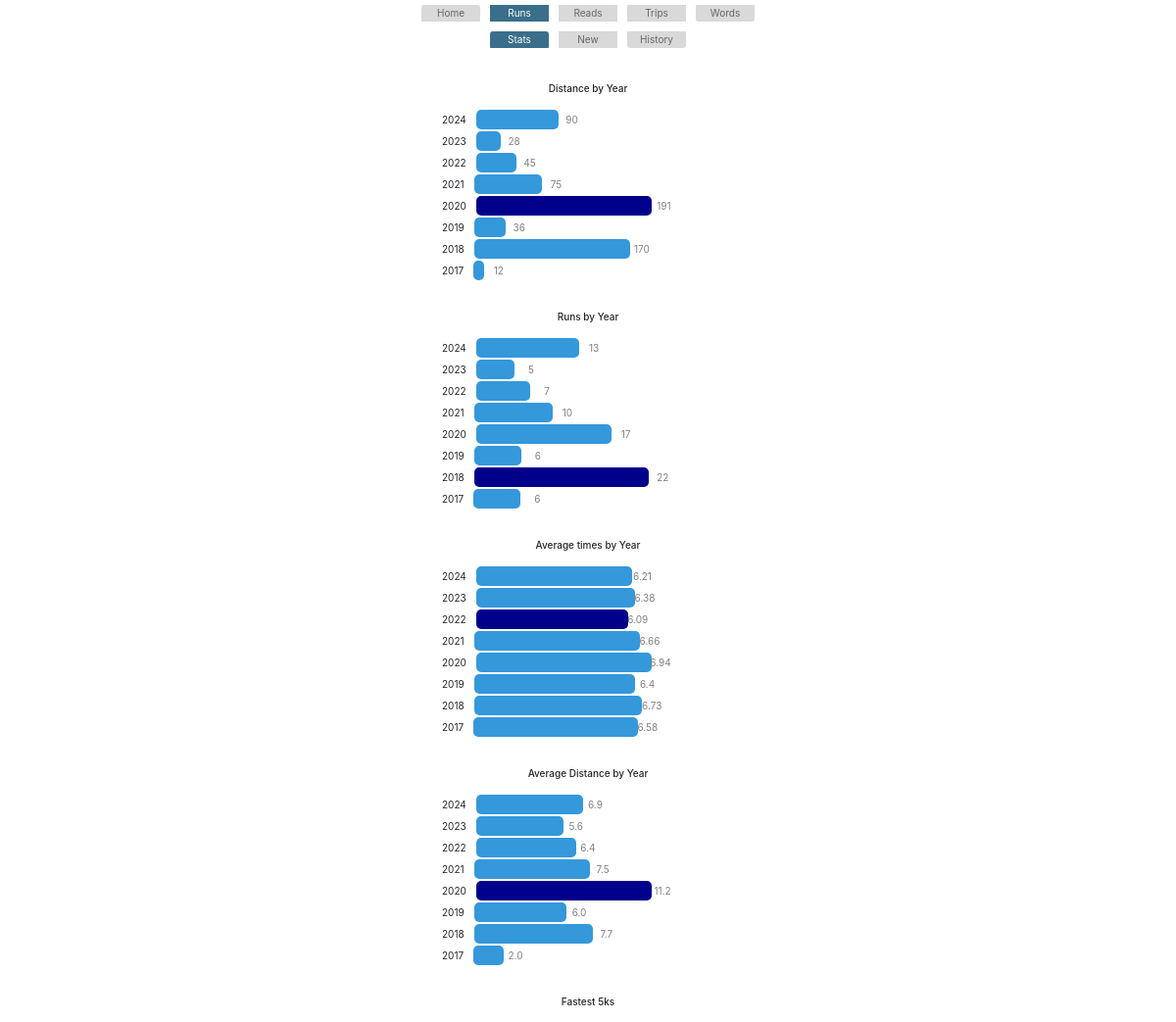
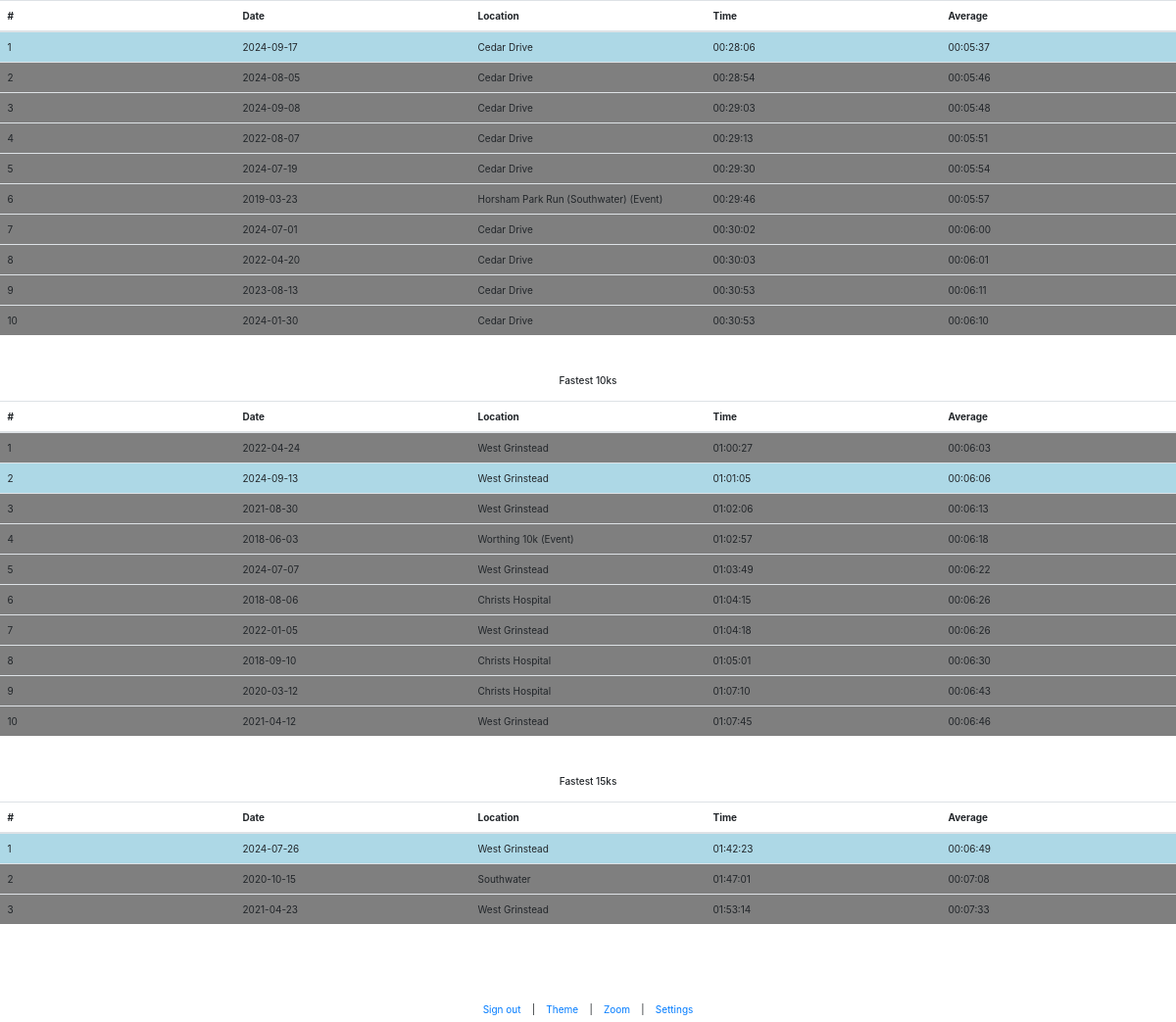
Page /runs/stats (signed in) on the committed database (2 pictures, top to bottom).
### app.py (models this page shows)
class Runs(db.Model):
    id = db.Column(db.Integer, primary_key=True)
    date = db.Column(db.String(20))
    time = db.Column(db.String(20))
    distance = db.Column(db.Integer)
    location = db.Column(db.String(50))
    date_added = db.Column(db.String(20))
    average_time_per_km = db.Column(db.String(50))

### app.py (the view)
@app.route('/runs/stats', methods=['GET', 'POST'])
@login_required
def runs_stats():
    runs = Runs.query.all()
    years_array = [run.date.split('-')[0] for run in runs]
    years_of_runs = f.group_and_rank(years_array,"FALSE", 1000)
    ave_array = [run.average_time_per_km for run in runs]
    ave_times_per_year = f.group_with_agg(years_array, ave_array, 100, "ave", "time", "lowest")
    distance_array = [run.distance for run in runs]
    total_distance_per_year_data = f.group_with_agg(years_array, distance_array, 100, "sum", "whole")
    distance_array_data = [run.distance for run in runs]
    years_array_data = [run.date.split('-')[0] for run in runs]
    average_distance_per_year_data = f.group_with_agg(years_array_data, distance_array_data, 100, "ave", "whole")
    list_5k = [run for run in runs if run.distance == 5]
    sorted_list_5k = sorted(list_5k, key=lambda x: x.time)[:10]
    latest = max(sorted_list_5k, key=lambda x: x.date)
    for run in sorted_list_5k:
        if run.date == latest.date:
            run.is_latest = "bar_Low"
        else:
            run.is_latest = "bar_None"
    list_10k = [run for run in runs if run.distance == 10]
    sorted_list_10k = sorted(list_10k, key=lambda x: x.time)[:10]
    latest = max(sorted_list_10k, key=lambda x: x.date)
    for run in sorted_list_10k:
        if run.date == latest.date:
            run.is_latest = "bar_Low"
        else:
            run.is_latest = "bar_None"
    list_15k = [run for run in runs if run.distance == 15]
    sorted_list_15k = sorted(list_15k, key=lambda x: x.time)[:15]
    latest = max(sorted_list_15k, key=lambda x: x.date)
    for run in sorted_list_15k:
        if run.date == latest.date:
            run.is_latest = "bar_Low"
        else:
            run.is_latest = "bar_None"
    return render_template('runs_stats.html',total_distance_per_year_data=total_distance_per_year_data,years_of_runs=years_of_runs,ave_times_per_year=ave_times_per_year,sorted_list_5k=sorted_list_5k,sorted_list_10k=sorted_list_10k,sorted_list_15k=sorted_list_15k,average_distance_per_year_data=average_distance_per_year_data)

### app.py (called while the page is built)
@login_manager.user_loader
def load_user(user_id):
    return User.query.get(int(user_id))

@app.before_request
def before_request():
    if not current_user.is_authenticated and request.endpoint not in ['login', 'static']:
        return redirect(url_for('login'))

### functions.py (called while the page is built)
def group_and_rank(categories, sort_by_count, top_number, highlight="highest"):
    category_counts = {}
    for category in categories:
        if category in category_counts:
            category_counts[category] += 1
        else:
            category_counts[category] = 1
    if sort_by_count == "TRUE":
        aggregated_array = sorted(list(category_counts.items()), key=lambda item: item[1], reverse=True)[:top_number]
    elif sort_by_count == "FALSE":
        aggregated_array = list(category_counts.items())
        aggregated_array = sorted(aggregated_array, key=lambda item: item[0], reverse=True)[:top_number]
    ranked_array = create_weights(aggregated_array, highlight)
    return ranked_array

def convert_time_to_float(time):
    total_seconds = time.total_seconds()
    total_minutes = total_seconds / 60
    return round(total_minutes, 2)  # rounding to 2 decimal places

def create_weights(data, highlight):
    max_val = max(val[1] for val in data)
    min_val = min(val[1] for val in data)
    weighted_data = []
    category = ""
    scale = 0.6
    for row in data:
        proportion = int((row[1]/max_val)*100)*scale
        if proportion == 100*scale:
            if highlight == "highest":
                category = "bar_High"
            else:
                category = "bar_Med"
        elif row[1] == min_val:
            if highlight == "lowest":
                category = "bar_High"
            else:
                category = "bar_Med"
        else:
             category = "bar_Med"
        weighted_row = [row[0], row[1], proportion, category]  # Include both original and proportion
        weighted_data.append(weighted_row)
    return weighted_data

### templates/runs_stats.html (shortened to what this page needs)
{% extends 'base.html' %}
{% block content %}
{% include 'base_runs.html' %}
<br/><br/>
    <h6 class="center">Distance by Year</h6>
    <br/>
    <div class="chart center">
        {% for year_values in total_distance_per_year_data %}
            <div class="bar-container">
                <div class="small-label">{{year_values[0]}}</div>
                <div class="bar {{year_values[3]}}" style="width: {{year_values[2]}}%">
                    <div class="value">{{year_values[1]}}</div>
                </div>
            </div>
        {% endfor %}
    </div>
    <br/><br/>
    <h6 class="center">Runs by Year</h6>
    <br/>
    <div class="chart center">
        {% for year_runs in years_of_runs %}
            <div class="bar-container">
                <div class="small-label">{{year_runs[0]}}</div>
                <div class="bar {{year_runs[3]}}" style="width: {{year_runs[2]}}%">
                    <div class="value">{{year_runs[1]}}</div>
                </div>
            </div>
        {% endfor %}
    </div>
    <br/><br/>
    <h6 class="center">Average times by Year</h6>
    <br/>
    <div class="chart center">
        {% for year_ave in ave_times_per_year %}
            <div class="bar-container">
                <div class="small-label">{{year_ave[0]}}</div>
                <div class="bar {{year_ave[3]}}" style="width: {{year_ave[2]}}%">
                    <div class="value">{{year_ave[1]}}</div>
                </div>
            </div>
        {% endfor %}
        </div>
    </div>
    <br/><br/>
    <h6 class="center">Average Distance by Year</h6>
    <br/>
    <div class="chart center">
        {% for year_values in average_distance_per_year_data %}
            <div class="bar-container">
                <div class="small-label">{{year_values[0]}}</div>
                <div class="bar {{year_values[3]}}" style="width: {{year_values[2]}}%">
                    <div class="value">{{year_values[1]}}</div>
                </div>
            </div>
        {% endfor %}
    </div>
    <br/><br/>
    <h6 class="center">Fastest 5ks</h6>
    <br/>
        <table class="table override_table">
            <thead>
                <tr>
                    <th>#</th>
                    <th>Date</th>
                    <th>Location</th>
                    <th>Time</th>
                    <th>Average</th>
                </tr>
            </thead>
            <tbody>
                {% for runs in sorted_list_5k %}
                    <tr class="{{runs.is_latest}}">
                        <td>{{ loop.index }}</td>
                        <td>{{ runs.date }}</td>
                        <td>{{ runs.location }}</td>
                        <td>{{ runs.time }}</td>
                        <td>{{ runs.average_time_per_km }}</td>
                    </tr>
                {% endfor %}
            </tbody>
        </table>
        <br/><br/>
        <h6 class="center">Fastest 10ks</h6>
        <br/>
            <table class="table override_table">
                <thead>
                    <tr>
                        <th>#</th>
                        <th>Date</th>
                        <th>Location</th>
                        <th>Time</th>
                        <th>Average</th>
                    </tr>
                </thead>
                <tbody>
                    {% for runs in sorted_list_10k %}
                        <tr class="{{runs.is_latest}}">
                            <td>{{ loop.index }}</td>
                            <td>{{ runs.date }}</td>
                            <td>{{ runs.location }}</td>
                            <td>{{ runs.time }}</td>
                            <td>{{ runs.average_time_per_km }}</td>
                        </tr>
                    {% endfor %}
                </tbody>
            </table>
        <br/><br/>
        <h6 class="center">Fastest 15ks</h6>
        <br/>
            <table class="table override_table">
                <thead>
                    <tr>
                        <th>#</th>
                        <th>Date</th>
                        <th>Location</th>
                        <th>Time</th>
                        <th>Average</th>
                    </tr>
                </thead>
                <tbody>
                    {% for runs in sorted_list_15k %}
                        <tr class="{{runs.is_latest}}">
                            <td>{{ loop.index }}</td>
                            <td>{{ runs.date }}</td>
                            <td>{{ runs.location }}</td>
                            <td>{{ runs.time }}</td>
                            <td>{{ runs.average_time_per_km }}</td>
                        </tr>
                    {% endfor %}
                </tbody>
            </table>
{% endblock %}

### static/my_override_style.css (style rules this page uses)
* { font-size: 6pt; }
body { display: none; }
@media screen and (min-width: 1000px) { * { font-size: 10px; } }
.center { text-align: center; margin: auto; }
.override_table { table-layout: fixed; }
.trips_stats_table th, td { width: 16.7%; }
.chart { width: 300px; }
.bar-container { display: flex; align-items: center; padding: 1px; min-width: 200px; }
.bar { height: 20px; border-radius: 5px; position: relative; }
.bar::before { content: attr(data-label); position: absolute; left: 10px; top: 50%; transform: translateY(-50%); color: #333; }
.value { position: absolute; right: -20px; top: 50%; transform: translateY(-50%); color: gray; }
.small-label { text-align: centre; font-size: 10px; margin-right: 10px; min-width: 20px; }
.bar_High { background-color: darkblue; }
.bar_Med { background-color: #3498db; }
.bar_Low { background-color: lightblue; }
.bar_None { background: rgba(0,0,0,0.5); }
td { vertical-align: middle; }
table { background-color:rgba(0, 0, 0, 0); }
th { background-color:rgba(0, 0, 0, 0); }

### rows in the picture
Runs: date "2024-09-17", location "Cedar Drive", time "00:28:06", average_time_per_km "00:05:37"
Runs: date "2024-08-05", location "Cedar Drive", time "00:28:54", average_time_per_km "00:05:46"
Runs: date "2024-09-08", location "Cedar Drive", time "00:29:03", average_time_per_km "00:05:48"
Runs: date "2022-08-07", location "Cedar Drive", time "00:29:13", average_time_per_km "00:05:51"
Runs: date "2024-07-19", location "Cedar Drive", time "00:29:30", average_time_per_km "00:05:54"
Runs: date "2019-03-23", location "Horsham Park Run (Southwater) (Event)", time "00:29:46", average_time_per_km "00:05:57"
Runs: date "2024-07-01", location "Cedar Drive", time "00:30:02", average_time_per_km "00:06:00"
Runs: date "2022-04-20", location "Cedar Drive", time "00:30:03", average_time_per_km "00:06:01"
Runs: date "2023-08-13", location "Cedar Drive", time "00:30:53", average_time_per_km "00:06:11"
Runs: date "2024-01-30", location "Cedar Drive", time "00:30:53", average_time_per_km "00:06:10"
Runs: date "2022-04-24", location "West Grinstead", time "01:00:27", average_time_per_km "00:06:03"
Runs: date "2024-09-13", location "West Grinstead", time "01:01:05", average_time_per_km "00:06:06"
Runs: date "2021-08-30", location "West Grinstead", time "01:02:06", average_time_per_km "00:06:13"
Runs: date "2018-06-03", location "Worthing 10k (Event)", time "01:02:57", average_time_per_km "00:06:18"
Runs: date "2024-07-07", location "West Grinstead", time "01:03:49", average_time_per_km "00:06:22"
Runs: date "2018-08-06", location "Christs Hospital", time "01:04:15", average_time_per_km "00:06:26"
Runs: date "2022-01-05", location "West Grinstead", time "01:04:18", average_time_per_km "00:06:26"
Runs: date "2018-09-10", location "Christs Hospital", time "01:05:01", average_time_per_km "00:06:30"
Runs: date "2020-03-12", location "Christs Hospital", time "01:07:10", average_time_per_km "00:06:43"
Runs: date "2021-04-12", location "West Grinstead", time "01:07:45", average_time_per_km "00:06:46"
Runs: date "2024-07-26", location "West Grinstead", time "01:42:23", average_time_per_km "00:06:49"
Runs: date "2020-10-15", location "Southwater", time "01:47:01", average_time_per_km "00:07:08"
Runs: date "2021-04-23", location "West Grinstead", time "01:53:14", average_time_per_km "00:07:33"

### other values in the picture
{{ year_values[0] }} "2024" "2023" "2022" "2021" "2020" "2019" "2018" "2017"
{{ year_values[1] }} "90" "28" "45" "75" "191" "36" "170" "12"
{{ year_runs[0] }} "2024" "2023" "2022" "2021" "2020" "2019" "2018" "2017"
{{ year_runs[1] }} "13" "5" "7" "10" "17" "6" "22" "6"
{{ year_ave[0] }} "2024" "2023" "2022" "2021" "2020" "2019" "2018" "2017"
{{ year_ave[1] }} "6.21" "6.38" "6.09" "6.66" "6.94" "6.4" "6.73" "6.58"
{{ year_values[1] }} "6.9" "5.6" "6.4" "7.5" "11.2" "6.0" "7.7" "2.0"
